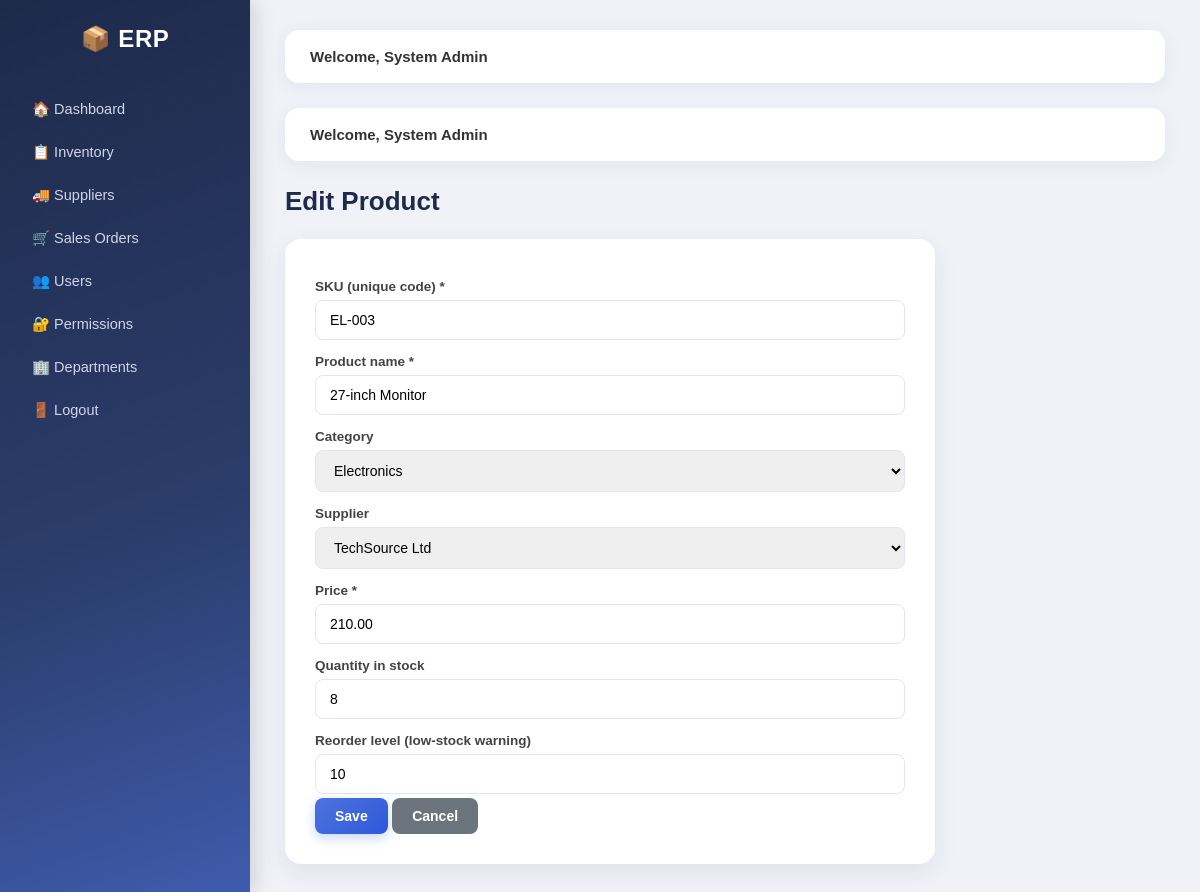
Page /products/form.php?id=3 (signed in) on the committed database.
### tables this page shows
CREATE TABLE `products` (
  `id` int(11) NOT NULL,
  `sku` varchar(50) NOT NULL,
  `name` varchar(150) NOT NULL,
  `category_id` int(11) DEFAULT NULL,
  `supplier_id` int(11) DEFAULT NULL,
  `price` decimal(10,2) NOT NULL,
  `quantity` int(11) DEFAULT 0,
  `reorder_level` int(11) DEFAULT 10
);

CREATE TABLE `categories` (
  `id` int(11) NOT NULL,
  `name` varchar(100) NOT NULL
);

CREATE TABLE `suppliers` (
  `id` int(11) NOT NULL,
  `name` varchar(100) NOT NULL,
  `email` varchar(100) DEFAULT NULL,
  `phone` varchar(30) DEFAULT NULL,
  `address` text DEFAULT NULL
);

### products/form.php (the view, shortened to what this page needs)
<?php
require '../includes/auth.php';
$id = (int)($_GET['id'] ?? 0);
$p = ['sku' => '', 'name' => '', 'category_id' => '', 'supplier_id' => '', 'price' => '', 'quantity' => 0, 'reorder_level' => 10];
if ($id) {
    $stmt = $pdo->prepare("SELECT * FROM products WHERE id=?");
    $stmt->execute([$id]);
    $p = $stmt->fetch(PDO::FETCH_ASSOC);
}
$categories = $pdo->query("SELECT * FROM categories ORDER BY name")->fetchAll(PDO::FETCH_ASSOC);
$suppliers  = $pdo->query("SELECT * FROM suppliers ORDER BY name")->fetchAll(PDO::FETCH_ASSOC);
require '../includes/header.php';
?>
<h1><?= $id ? 'Edit' : 'Add' ?> Product</h1>
<div class="form-box">
  <form method="POST">
    <label>SKU (unique code) *</label>
    <input type="text" name="sku" value="<?= htmlspecialchars($p['sku']) ?>" required>
    <label>Product name *</label>
    <input type="text" name="name" value="<?= htmlspecialchars($p['name']) ?>" required>
    <label>Category</label>
    <select name="category_id">
      <?php foreach ($categories as $c): ?>
        <option value="<?= $c['id'] ?>" <?= $p['category_id'] == $c['id'] ? 'selected' : '' ?>><?= htmlspecialchars($c['name']) ?></option>
      <?php endforeach; ?>
    </select>
    <label>Supplier</label>
    <select name="supplier_id">
      <?php foreach ($suppliers as $s): ?>
        <option value="<?= $s['id'] ?>" <?= $p['supplier_id'] == $s['id'] ? 'selected' : '' ?>><?= htmlspecialchars($s['name']) ?></option>
      <?php endforeach; ?>
    </select>
    <label>Price *</label>
    <input type="number" step="0.01" min="0" name="price" value="<?= htmlspecialchars($p['price']) ?>" required>
    <label>Quantity in stock</label>
    <input type="number" min="0" name="quantity" value="<?= (int)$p['quantity'] ?>">
    <label>Reorder level (low-stock warning)</label>
    <input type="number" min="0" name="reorder_level" value="<?= (int)$p['reorder_level'] ?>">
    <button class="btn">Save</button>
    <a class="btn gray" href="index.php">Cancel</a>
  </form>
</div>
<?php require '../includes/footer.php'; ?>

### assets/css/style.css (style rules this page uses)
* { margin:0; padding:0; box-sizing:border-box; }
body { font-family:'Poppins', sans-serif; background:#f0f2f8; display:flex; min-height:100vh; color:#333; }
.btn { display:inline-block; padding:10px 20px; background:linear-gradient(135deg,#4e73df,#2e59d9); color:#fff; border:none; border-radius:8px; text-decoration:none; cursor:pointer; font-family:inherit; font-weight:600; font-size:14px; transition:all .25s ease; box-shadow:0 4px 12px rgba(78,115,223,.3); }
.btn.gray { background:#6c757d; box-shadow:none; }
.form-box { background:#fff; padding:30px; border-radius:16px; max-width:650px; box-shadow:0 8px 25px rgba(30,42,74,.08); animation:fadeUp .4s ease; }
.form-box label { font-weight:600; font-size:13.5px; color:#444; display:block; margin-top:10px; }
input, select, textarea { width:100%; padding:11px 14px; margin:6px 0 4px; border:1.5px solid #e2e6f0; border-radius:8px; font-family:inherit; font-size:14px; transition:border .2s ease, box-shadow .2s ease; }
h1 { margin-bottom:22px; color:#1e2a4a; font-weight:700; font-size:26px; }

### rows in the picture
products: sku "EL-003", name "27-inch Monitor", category_id "Electronics", supplier_id "TechSource Ltd", price "210.00", quantity "8", reorder_level "10"

### other values in the picture
$_SESSION['full_name'] "System Admin"
